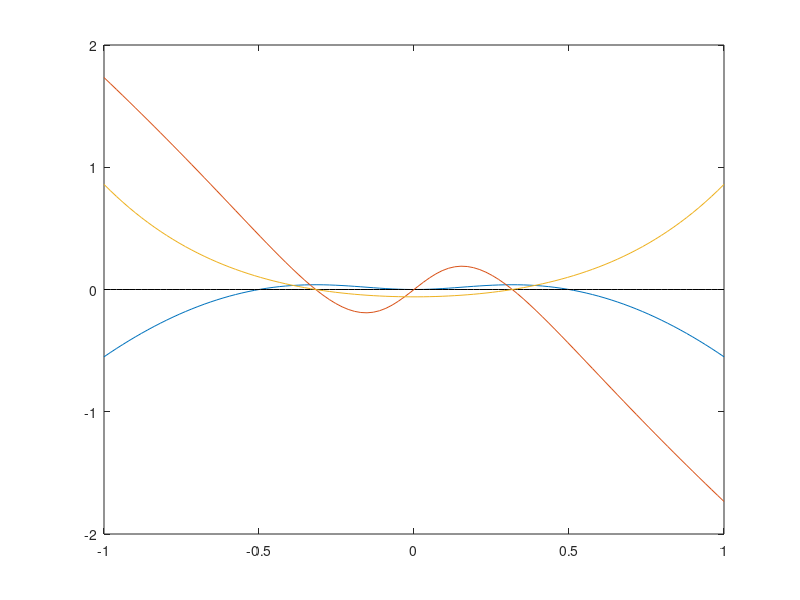

Here is the MATLAB script that generated this plot:
kappa = 4;
chi = 2;

a1 = @(k) ((kappa+1)*k.^2+1)/2;
a2 = @(k) ((kappa-1)*k.^2+1)/2;
L = @(k) -a1(k)+sqrt(a2(k).^2+chi*k.^2);
dLdk = @(k) (-kappa-1)*k+(a2(k)*(kappa-1).*k+chi*k)./sqrt(a2(k).^2+chi*k.^2);

k = linspace(-1,1);
plot(k,L(k))
hold all
% plot(k(1:end-1),diff(L(k))./diff(k))
plot(k,zeros(size(k)),'k')
plot(k,dLdk(k))

% plot(k,((kappa+1)^2*(a2(k).^2+chi*k.^2)-a2(k).^2*(kappa-1)^2-2*a2(k)*chi*(kappa-1)-chi^2)/100)
% plot(k,(a2(k).^2*4*kappa-2*a2(k)*chi*(kappa-1)+(kappa+1)^2*chi*k.^2-chi^2)/100)

a = kappa*(kappa-1)^2;
b = 4*chi*kappa+2*kappa*(kappa-1);
c = kappa-chi*(kappa-1)-chi^2;

plot(k,(a*k.^4+b*k.^2+c)/100)

k_max1 = sqrt((-b+sqrt(b^2-4*a*c))/2);
k_max2 = (-b-sqrt(b^2-4*a*c))/2;

% plot(k_max1,L(k_max1),'o')
% plot(k_max2,L(k_max2),'o')